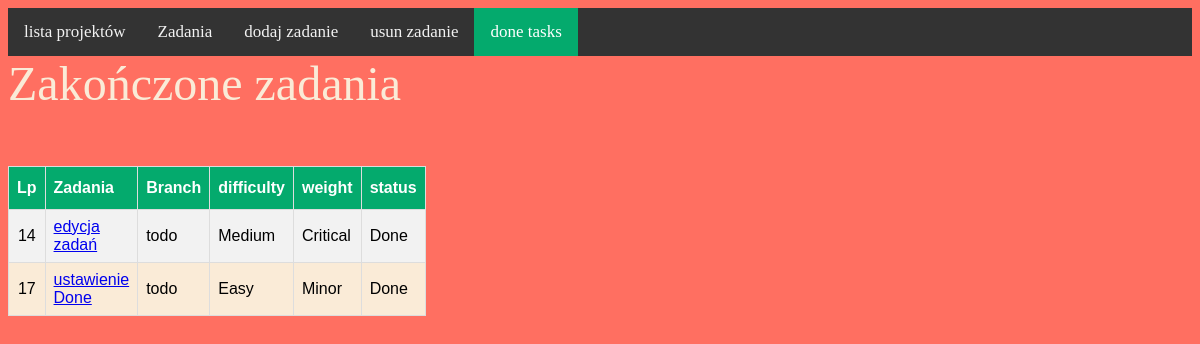
/main/done_task/4/, run on the app's committed database.
### task/models.py (models this page shows, shortened)
class Task(models.Model):
    title = models.CharField(max_length=255, unique=True)
    task = models.TextField()
    branch = models.PositiveSmallIntegerField(choices=Branch.BRANCH, default=0)
    created = models.DateTimeField(auto_now_add=True)
    modified = models.DateTimeField(auto_now=True)
    timeneed = models.IntegerField()
    timedone = models.DecimalField(max_digits=6, decimal_places=2,default=0)
    weight = models.PositiveSmallIntegerField(choices=Weight.WEIGHT, default=0)
    level = models.PositiveSmallIntegerField(choices=Level.LEVEL, default=0)
    status = models.PositiveSmallIntegerField(choices=Status.STATUS, default=0)
    projekt = models.ForeignKey(Projects, on_delete=models.CASCADE, default=None)
    timeusing = models.IntegerField(blank=True, default=0)

### main/views.py (the view)
# urls.py: path('main/done_task/<int:projekt_id>/', done_task , name="done_task"),
def done_task(request, projekt_id: int):
    global no_project
    no_project = projekt_id
    print(f"numer projektu : {no_project}")
    zadania = Task.objects.all().filter(projekt=projekt_id, status=2)
    contex = {"zadania": zadania, "nr_projektu": projekt_id, "side": "done"}
    return render(request, "main/lista_zadan.html", contex)

### main/templates/main/lista_zadan.html (shortened to what this page needs)
{% extends 'base.html'%}
{% load static %}
{% block content %}
<div class="topnav">
  <a  href="{% url 'main:start' %}">lista projektów</a>
  {% if side == "delete" %}
    <a   href="{% url 'main:zadania' nr_projektu %}">Zadania</a>
    <a href="{% url 'main:add_task' %}">dodaj zadanie</a>
    <a class="active" href="{% url 'main:delete_task' nr_projektu %}">usun zadanie</a>
    <a href="{% url 'main:done_task' nr_projektu %}">done tasks</a>
  {% elif side == "show" %}
    <a  class="active" href="{% url 'main:zadania' nr_projektu %}">Zadania</a>
    <a href="{% url 'main:add_task' %}">dodaj zadanie</a>
    <a href="{% url 'main:delete_task' nr_projektu %}">usun zadanie</a>
    <a href="{% url 'main:done_task' nr_projektu %}">done tasks</a>
  {% else %}
    <a href="{% url 'main:zadania' nr_projektu %}">Zadania</a>
    <a href="{% url 'main:add_task' %}">dodaj zadanie</a>
    <a href="{% url 'main:delete_task' nr_projektu %}">usun zadanie</a>
    <a class="active"  href="{% url 'main:done_task' nr_projektu %}">done tasks</a>
  {% endif %}
</div>
<div>
  {% if side == "delete" %}
    Usuwanie zadania <br> Wybierz zadanie do usuniecia
  {% elif side == "show" %}
    Edytowanie zadania <br> Wybierz zadanie do edycji
  {% else %}
    Zakończone zadania
  {% endif %}
  <br><br>
</div>
<table id="customers">
  <tr>
    <th class="lp">Lp</th>
    <th>Zadania</th>
    <th>Branch</th>
    <th>difficulty</th>
    <th>weight</th>
    <th>status</th>
  </tr>
  {% for zadanie in zadania %}
  <tr>
    <td class="lp">{{ zadanie.id }}</td>
      {% if side == "delete" %}
        <td><a href="{% url 'main:remove_task' zadanie.id %}">{{ zadanie.title }}</a></td>
      {% else %}
        <td><a href="{% url 'main:check_task' zadanie.id %}">{{ zadanie.title }}</a></td>
      {% endif %}
    <td>{{ zadanie.get_branch_display }}</td>
    <td>{{ zadanie.get_level_display }}</td>
    <td>{{ zadanie.get_weight_display }}</td>
    <td>{{ zadanie.get_status_display }}</td>
  </tr>
  {% endfor %}
</table>
{% endblock %}

### main/static/main/css/style.css (style rules this page uses)
body { background-color: #FF6F61; }
div { color: antiquewhite; font-size: 3em ; }
#customers { font-family: Arial, Helvetica, sans-serif; border-collapse: collapse; width: 30%; background-color: antiquewhite; }
#customers td, #customers th { border: 1px solid #ddd; padding: 8px; }
#customers tr:nth-child(even) { background-color: #f2f2f2; }
#customers th { padding-top: 12px; padding-bottom: 12px; text-align: left; background-color: #04AA6D; color: white; }
.lp { text-align: center; }
.topnav { background-color: #333; overflow: hidden; }
.topnav a { float: left; color: #f2f2f2; text-align: center; padding: 14px 16px; text-decoration: none; font-size: 17px; }
.topnav a.active { background-color: #04AA6D; color: white; }

### data on the page
Task: id "14", title "edycja zadań", branch "todo", level "Medium", weight "Critical", status "Done"
Task: id "17", title "ustawienie Done", branch "todo", level "Easy", weight "Minor", status "Done"
